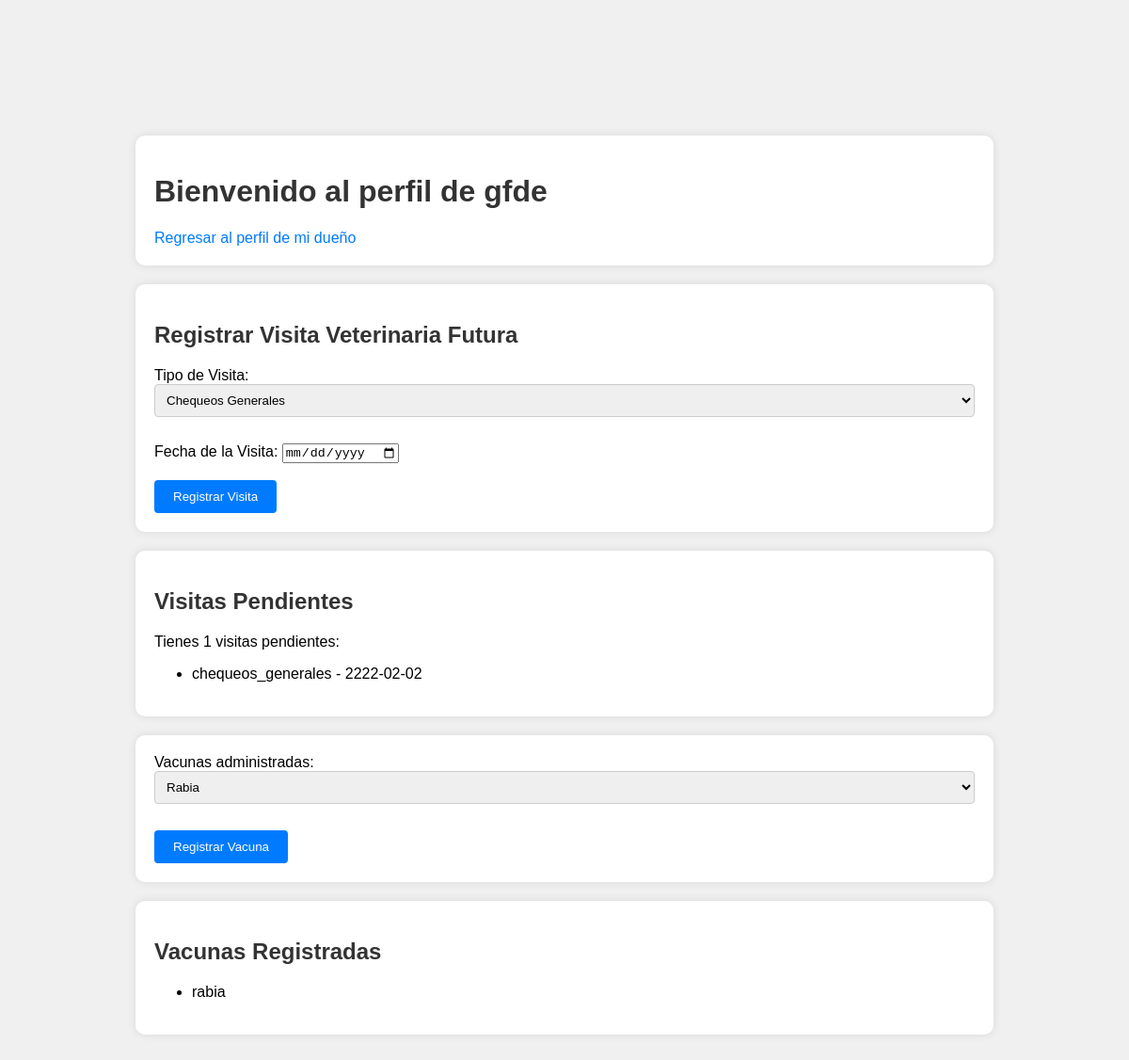
Screenshot of /perfil_mascota.php?id_mascota=9 (signed in) with the database file from the repository.
### tables this page shows
CREATE TABLE `mascotas` (
  `id_mascota` int(11) NOT NULL,
  `nombre_mascota` varchar(100) NOT NULL,
  `tipo_mascota` varchar(50) NOT NULL,
  `genero` varchar(10) NOT NULL,
  `edad` int(11) NOT NULL,
  `raza` varchar(100) DEFAULT NULL,
  `peso` decimal(5,2) NOT NULL,
  `id_usuario` int(11) DEFAULT NULL,
  `correo` varchar(50) NOT NULL
);

CREATE TABLE `visitas` (
  `id_visita` int(11) NOT NULL,
  `id_mascota` int(11) DEFAULT NULL,
  `tipo_visita` varchar(255) DEFAULT NULL,
  `fecha_visita` date DEFAULT NULL
);

CREATE TABLE `perfil_mascota` (
  `id_perfil_mascota` int(11) NOT NULL,
  `id_mascota` int(11) DEFAULT NULL,
  `visita_veterinaria` varchar(255) DEFAULT NULL,
  `vacunas` varchar(255) DEFAULT NULL,
  `historial_clinico` text DEFAULT NULL,
  `nombre_mascota` varchar(100) NOT NULL
);

### perfil_mascota.php (the view, shortened to what this page needs)
<?php
include("conexion.php");
if(isset($_GET['id_mascota'])) {
    $id_mascota = $_GET['id_mascota'];
    $consulta_nombre_mascota = "SELECT nombre_mascota FROM mascotas WHERE id_mascota = $id_mascota";
    $resultado_nombre_mascota = mysqli_query($conex, $consulta_nombre_mascota);
    if($fila = mysqli_fetch_assoc($resultado_nombre_mascota)) {
        $nombre_mascota = $fila['nombre_mascota'];
    } else {
        echo "No se encontró la mascota solicitada.";
        exit();
    }
    $consulta_visitas_pendientes = "SELECT * FROM visitas WHERE id_mascota = $id_mascota AND fecha_visita > CURDATE()";
    $resultado_visitas_pendientes = mysqli_query($conex, $consulta_visitas_pendientes);
    $num_visitas_pendientes = mysqli_num_rows($resultado_visitas_pendientes);
} else {
    echo "ID de mascota no especificado.";
    exit();
}
?>
<!DOCTYPE html>
<html lang="es">
<head>
    <link rel="stylesheet" href="estiloperfilusuario.css">
</head>
<body>
    <div class="section-container">
    <h1>Bienvenido al perfil de <?php echo $nombre_mascota; ?></h1>
    <a href="perfilUsuario.php">Regresar al perfil de mi dueño</a>
    </div>
    <div class="section-container">
    <h2>Registrar Visita Veterinaria Futura</h2>
    <form action="registrar_visita.php" method="post">
        <label for="tipo_visita">Tipo de Visita:</label>
        <select name="tipo_visita" id="tipo_visita">
            <option value="chequeos_generales">Chequeos Generales</option>
        </select><br><br>
        <label for="fecha_visita">Fecha de la Visita:</label>
        <input type="date" id="fecha_visita" name="fecha_visita"><br><br>
        <input type="submit" value="Registrar Visita">
    </form>
    </div>
    <?php if ($num_visitas_pendientes > 0) { ?>
    <div class="section-container">
    <h2>Visitas Pendientes</h2>
    <p>Tienes <?php echo $num_visitas_pendientes; ?> visitas pendientes:</p>
    <ul>
        <?php while ($fila_visita = mysqli_fetch_assoc($resultado_visitas_pendientes)) { ?>
            <li><?php echo $fila_visita['tipo_visita']; ?> - <?php echo $fila_visita['fecha_visita']; ?></li>
        <?php } ?>
    </ul>
    </div>
    <?php } ?>
    <div class="section-container">
    <form action="registrar_vacuna.php" method="post">
        <label for="tipo_vacuna">Vacunas administradas:</label>
            <select name="tipo_vacuna" id="tipo_vacuna">
                <option value="rabia">Rabia</option>
            </select><br><br>
            <input type="submit" value="Registrar Vacuna">
    </form>
    </div>
    <div class="section-container">
    <h2>Vacunas Registradas</h2>
    <?php
    $consulta_vacunas = "SELECT vacunas FROM perfil_mascota WHERE id_mascota = $id_mascota";
    $resultado_vacunas = mysqli_query($conex, $consulta_vacunas);
    if($fila = mysqli_fetch_assoc($resultado_vacunas)) {
    $vacunas = explode(',', $fila['vacunas']);
    echo "<ul>";
    foreach($vacunas as $vacuna) {
        echo "<li>$vacuna</li>";
    }
    echo "</ul>";
} else {
    echo "No hay vacunas registradas para esta mascota.";
}
?>
    </div>
</body>
</html>

### estiloperfilusuario.css (style rules this page uses)
body { font-family: Arial, sans-serif; margin: 10%; padding: 2%; background-color: #f0f0f0; }
.section-container { margin-bottom: 20px; padding: 20px; background-color: #fff; border-radius: 10px; box-shadow: 0 0 10px rgba(0, 0, 0, 0.1); }
h1, h2 { color: #333; }
a { color: #007bff; text-decoration: none; }
input[type="text"], input[type="number"], select { width: 100%; padding: 8px; margin-bottom: 10px; border: 1px solid #ccc; border-radius: 4px; box-sizing: border-box; }
input[type="submit"], button { padding: 10px 20px; background-color: #007bff; color: #fff; border: none; border-radius: 4px; cursor: pointer; }

### rows the page displays
mascotas: nombre_mascota "gfde"
visitas: tipo_visita "chequeos_generales", fecha_visita "2222-02-02"
perfil_mascota: vacunas "rabia"

### other values shown
$num_visitas_pendientes "1"
